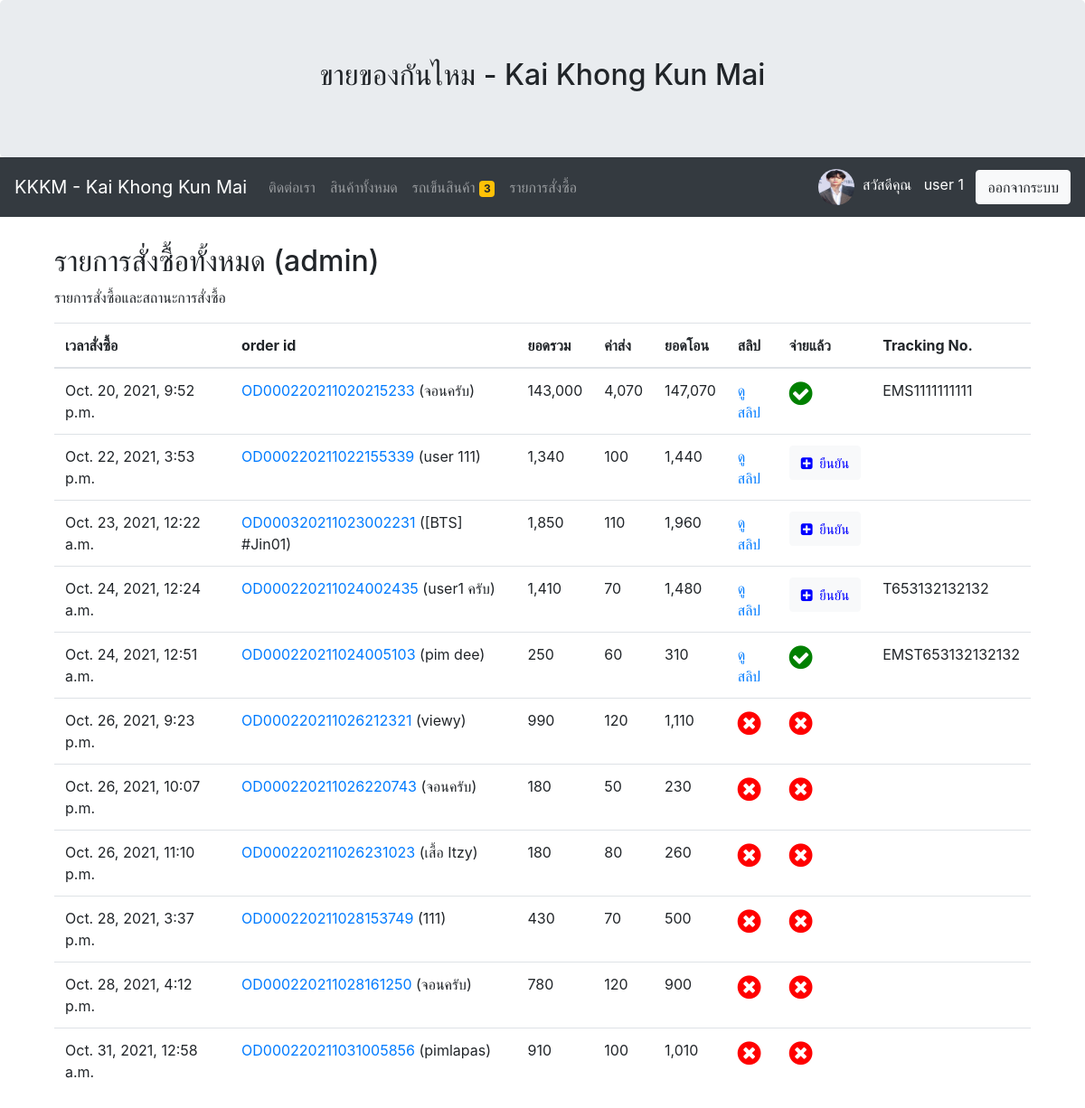
The app's page /allorderlist/ (signed in) with its own data.
### myapp/models.py (models this page shows, shortened)
class Profile(models.Model):
	user = models.OneToOneField(User,on_delete=models.CASCADE)
	photo = models.ImageField(upload_to="gallery_photo_profile",null=True,blank=True,default='dafaultprofile.png')
	usertype = models.CharField(max_length=100,default='member')
	cartquan = models.IntegerField(default=0) #เก็บจำนวนสินค้าในตะกร้า

class OrderPending(models.Model):
	orderid = models.CharField(max_length=100)
	user = models.ForeignKey(User,on_delete=models.CASCADE) #บังคับให้ login
	address = models.TextField()
	shipping = models.CharField(max_length=100)
	name = models.CharField(max_length=100)
	tel = models.CharField(max_length=100)
	address = models.TextField()
	shipping = models.CharField(max_length=100)
	payment = models.CharField(max_length=100)
	other = models.TextField(max_length=200,null=True,blank=True) #ต้องเพิ่ม blank=True ด้วย
	stamp = models.DateTimeField(auto_now_add=True,blank=True,null=True)
	paid = models.BooleanField(default=False)
	slip = models.ImageField(upload_to="gallery_slip",null=True,blank=True)
	sliptime = models.CharField(max_length=200,null=True,blank=True)
	paymentid = models.CharField(max_length=200,null=True,blank=True)
	trackingnumber = models.CharField(max_length=200,null=True,blank=True)

### myapp/views.py (the view)
# urls.py: path('allorderlist/',AllOrderListPage,name='allorderlist-page'),
def AllOrderListPage(request):
	context = {}
	order = OrderPending.objects.all()
	for od in order:
		orderid = od.orderid
		odlist = OrderList.objects.filter(orderid=orderid)
		total = sum([ c.total for c in odlist])
		od.total = total
		count = sum([ c.quantity for c in odlist])
		if od.shipping == 'ems':
			shipcost = sum([50 if i == 0 else 10 for i in range(count)])
		else:
			shipcost = sum([30 if i == 0 else 10 for i in range(count)])
		if od.payment == 'cod':
			shipcost += 30
		od.shipcost = shipcost
	context['allorder'] = order
	return render(request, 'myapp/allorderlist.html',context)

### myapp/template/myapp/allorderlist.html
{% extends 'myapp/base.html' %}
{% load humanize %}
{% block article %}
<div class="container">
	  <h2>รายการสั่งซื้อทั้งหมด (admin)</h2>
	  <p>รายการสั่งซื้อและสถานะการสั่งซื้อ</p>
	  <table class="table">
		<thead>
		<tr>
		  <th>เวลาสั่งซื้อ</th>
		  <th>order id</th>
		  <th>ยอดรวม</th>
		  <th>ค่าส่ง</th>
		  <th>ยอดโอน</th>
		  <th>สลิป</th>
		  <th>จ่ายแล้ว</th>
		  <th>Tracking No.</th>
		</tr>
		</thead>
		<tbody>
		{% for od in allorder %}
		<tr>
		  <td>{{od.stamp}}</td>
		  <td><a href="{% url 'updatetracking' od.orderid %}">{{od.orderid}}</a> ({{od.name}})</td>
		  <td>{{od.total|intcomma}}</td>
		  <td>{{od.shipcost|intcomma}}</td>
		  <td>{{od.total|add:od.shipcost|intcomma}}</td>
		  <td>
		  {% if od.slip %}
			<a href="{{od.slip.url}}">ดูสลิป </a>
		  {% else %}
			<i class="fa fa-times-circle" style="font-size: 30px ;color:red;"></i>
		  {% endif %}
		  </td>
		  <td>
		  	{% if od.paid and od.slip %}
		  		<a href="{% url 'updatestatus' od.orderid 'cancel' %}"><i class="	fa fa-check-circle" style="font-size: 30px ;color:green;"></i></a>
		  	{% elif od.paid == False and not od.slip %}
		  		<i class="fa fa-times-circle" style="font-size: 30px ;color:red;"></i>
		  	{% else %}
		  		<a class="btn btn-light" href="{% url 'updatestatus' od.orderid 'confirm' %}"><i class="fa fa-plus-square" style="font-size: 15px ;color:blue;">&nbsp&nbspยืนยัน</i></a>
		  	{% endif %}
		  </td>
		  <td>
		  	{% if od.trackingnumber != None %}
		  		{{od.trackingnumber}}
		  	{% endif %}
		</td>
		</tr>
		{% endfor %}
		</tbody>
	  </table>
</div>
{% endblock article %}

### myapp/template/myapp/base.html (shortened to what this page needs)
<!DOCTYPE html>
<html lang="en">
<head>
  <link rel="stylesheet" href="https://maxcdn.bootstrapcdn.com/bootstrap/4.5.2/css/bootstrap.min.css">
  <link rel="stylesheet" href="https://cdnjs.cloudflare.com/ajax/libs/font-awesome/4.7.0/css/font-awesome.min.css">
</head>
<body>
<div class="jumbotron text-center" style="margin-bottom: 0;">
  <h2>ขายของกันไหม - Kai Khong Kun Mai</h2>
</div>
<nav class="navbar navbar-expand-sm bg-dark navbar-dark">
  <a class="navbar-brand" href="{% url 'home-page' %}">KKKM - Kai Khong Kun Mai</a>
  <div class="collapse navbar-collapse" id="collapsibleNavbar">
                <ul class="navbar-nav mr-auto">
                  <li class="nav-item">
                    <a class="nav-link" href="{% url 'contact-page' %}">ติดต่อเรา </a>
                  </li>
                  <li class="nav-item">
                    <a class="nav-link" href="{% url 'allproduct-page' %}">สินค้าทั้งหมด</a>
                  </li>
                  {% if user.is_authenticated and user.profile.usertype == 'member' %}
                  <li class="nav-item">
                    <a class="nav-link" href="{% url 'mycart-page' %}">รถเข็นสินค้า&nbsp<span class="badge badge-warning">{{user.profile.cartquan}}</span></a>
                  </li>
                  <li class="nav-item">
                    <a class="nav-link" href="{% url 'orderlist-page' %}">รายการสั่งซื้อ&nbsp</a>
                  </li>
                  {% endif %}
                </ul>
                          {% if user.is_authenticated %}
                            <img src="{{user.profile.photo.url}}" width="40" height="40" class="rounded-circle">&nbsp&nbsp
                            <p style="color: white; margin-top: 10px">สวัสดีคุณ&nbsp&nbsp {{ user.first_name }}
                            {{ user.last_name }} &nbsp&nbsp </p>
                            <a class="btn btn-light" href="{% url 'logout' %}">ออกจากระบบ</a>
                          {% else %}
                            <a class="btn btn-primary" href="{% url 'register-page' %}">สมัครสมาชิก</a>&nbsp&nbsp&nbsp
                            <a class="btn btn-primary" href="{% url 'login' %}">เข้าสู่ระบบ</a>
                          {% endif %}
  </div>
</nav>
<div class="container" style="margin-top: 30px;">
  {% block article %}
  {% endblock article %}
</div>
</body>
</html>

### records on screen
OrderPending: stamp "Oct. 20, 2021, 9:52 p.m.", orderid "OD000220211020215233", name "จอนครับ", total "143,000", shipcost "4,070", total|add "147,070", paid True (drawn), trackingnumber "EMS1111111111"
OrderPending: stamp "Oct. 22, 2021, 3:53 p.m.", orderid "OD000220211022155339", name "user 111", total "1,340", shipcost "100", total|add "1,440", paid "ยืนยัน"
OrderPending: stamp "Oct. 23, 2021, 12:22 a.m.", orderid "OD000320211023002231", name "[BTS] #Jin01", total "1,850", shipcost "110", total|add "1,960", paid "ยืนยัน"
OrderPending: stamp "Oct. 24, 2021, 12:24 a.m.", orderid "OD000220211024002435", name "user1 ครับ", total "1,410", shipcost "70", total|add "1,480", paid "ยืนยัน", trackingnumber "T653132132132"
OrderPending: stamp "Oct. 24, 2021, 12:51 a.m.", orderid "OD000220211024005103", name "pim dee", total "250", shipcost "60", total|add "310", paid True (drawn), trackingnumber "EMST653132132132"
OrderPending: stamp "Oct. 26, 2021, 9:23 p.m.", orderid "OD000220211026212321", name "viewy", total "990", shipcost "120", total|add "1,110", paid False (drawn)
OrderPending: stamp "Oct. 26, 2021, 10:07 p.m.", orderid "OD000220211026220743", name "จอนครับ", total "180", shipcost "50", total|add "230", paid False (drawn)
OrderPending: stamp "Oct. 26, 2021, 11:10 p.m.", orderid "OD000220211026231023", name "เสื้อ Itzy", total "180", shipcost "80", total|add "260", paid False (drawn)
OrderPending: stamp "Oct. 28, 2021, 3:37 p.m.", orderid "OD000220211028153749", name "111", total "430", shipcost "70", total|add "500", paid False (drawn)
OrderPending: stamp "Oct. 28, 2021, 4:12 p.m.", orderid "OD000220211028161250", name "จอนครับ", total "780", shipcost "120", total|add "900", paid False (drawn)
OrderPending: stamp "Oct. 31, 2021, 12:58 a.m.", orderid "OD000220211031005856", name "pimlapas", total "910", shipcost "100", total|add "1,010", paid False (drawn)

### other values on screen
{{ user.profile.cartquan }} "3"
{{ user.first_name }} "user"
{{ user.last_name }} "1"
